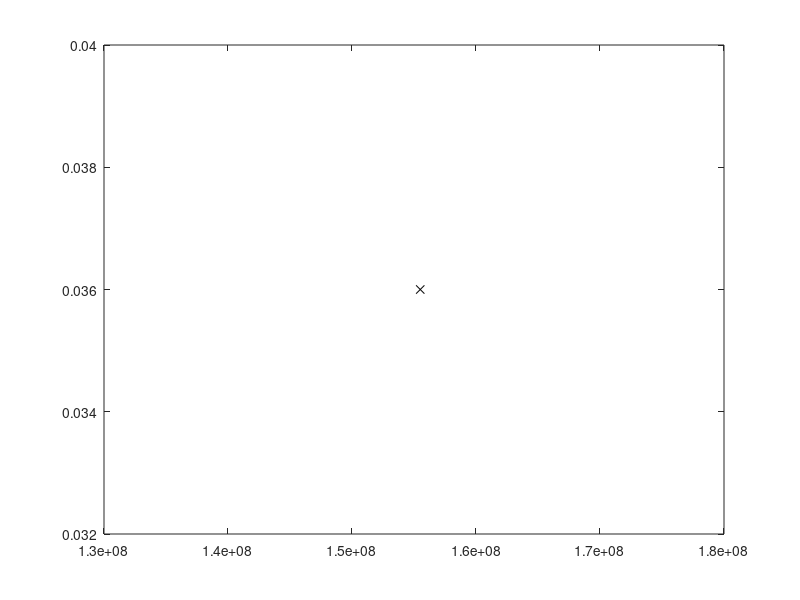

Recreate this plot in MATLAB. (Note: this script raises an error after producing the figure.)
start_tic = tic;
close all

C = 1.82e-13;
m = 2.6465;
mm = 1e-3;

s = [80 70 65];
a0 = 2 * mm;
ac = 36 * mm;

a = cell(3,1);
N = cell(3,1);
for i = 1:length(s)
    tC = C * (s(i)*sqrt(pi))^m;
    a2N = @(a) 2*(a(1)^(1-m/2) - a.^(1-m/2))/tC/(m-2);

    ta = (a0^(1-m/2) - tC*(m-2)*logspace(0,8)/2).^(2/(2-m));
    ta = sort([ta linspace(a0, ac, 50)]);
    ta(ta>ac) = [];
    
    a{i} = ta;
    N{i} = a2N(ta);
end

itvl = N{2}(end)/4;
T = itvl*[1 2 3 4 5];

line = ["k--", "k", "k-."];
for i = 1:length(s)
    plot(N{i}, a{i}, line(i));
    plot(N{i}(end), a{i}(end), 'kx')
    
    a1 = interp1(N{i}, a{i}, T);
    a1(a1 == ac) = nan;
    poda(a1);
    h = plot(T, a1, 'ko');
    h.MarkerSize = 6;
end

ylim([2 36] * mm)
plotx(T, 'k:')
ploty(ac, 'k:');

h = gca;
ylim([2 40] * mm)
xlim([1 1.1*N{3}(end)]);
xlabel('$N$');
ylabel('$a/$mm');

h.YTick = [2 10 20 30 36] * mm;
yt = split(num2str(h.YTick*1000));
yt{end} = '$a_c$';
h.YTickLabel = yt;

dblarrow(gca, T([1 2]), [20 20]*mm);
h = text(mean(T(1:2)), 20*mm, '$T$');
h.VerticalAlignment = 'bottom';

grid off

%%
fprintf('%s elapsed: %f s\n', mfilename, toc(start_tic));

figure(1);
if strncmpi(mfilename, 'plot_', 5)
    pname = mfilename;  % mfilename(6:end) wont work.
    print(pname(6:end), '-depsc');
else
    set(1, 'windowstyle', 'docked')
end
